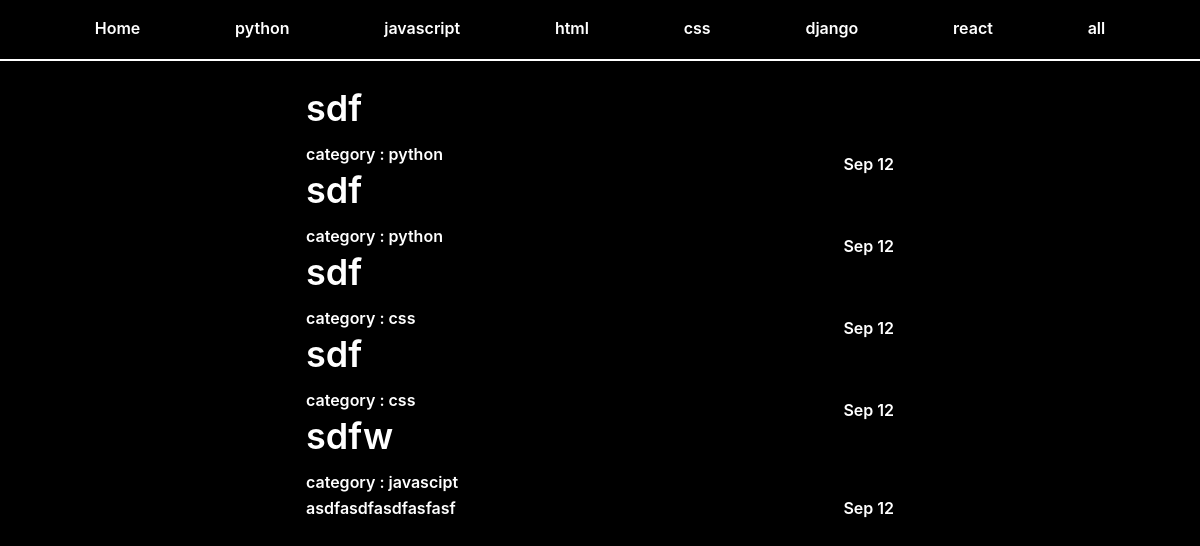
Before: /index/ with the older database file.
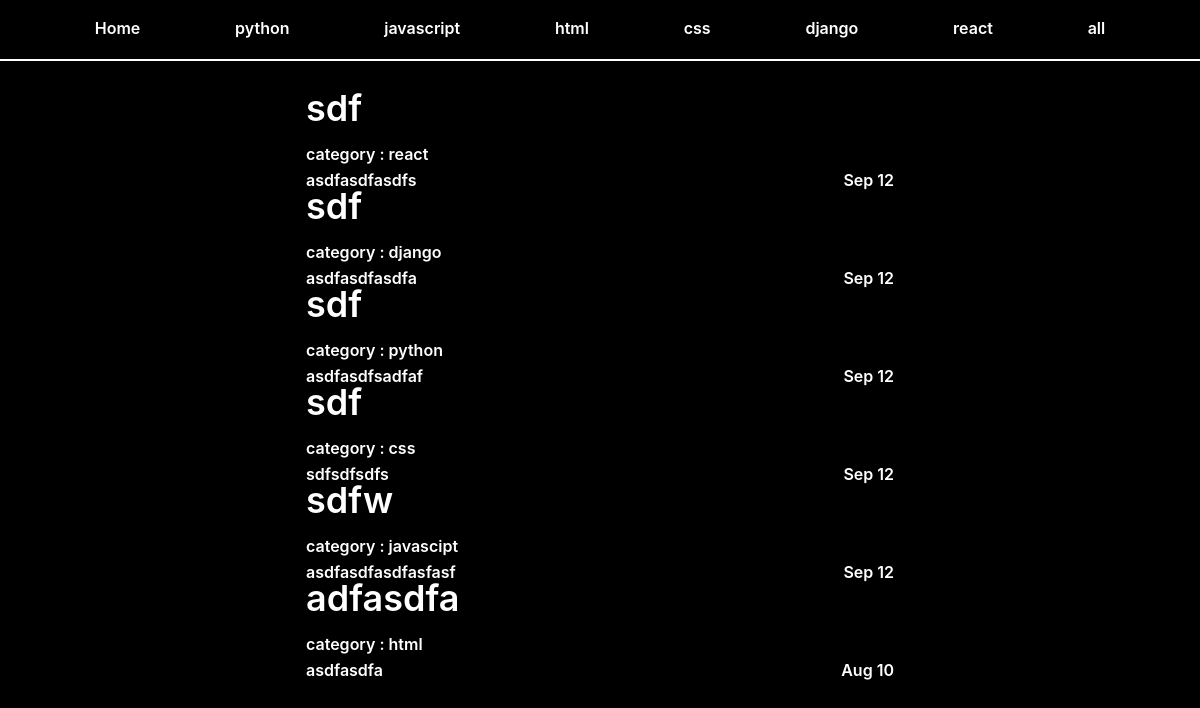
After: the same page with the newer database file.
### web/models.py (models this page shows, shortened)
class Post(models.Model):
    title = models.CharField(max_length=100)
    content = summer_fields.SummernoteTextField(default='')
    type = models.CharField(max_length=80, choices=LANG_TYPE, null=True)
    description = models.CharField(max_length=200, default='')
    dt_created = models.DateField()

### web/views.py (the view)
# urls.py: path('index/', views.index, name='index'),
def index(request):
    object_list = Post.objects.all()
    context = {
        'object_list': object_list
    }
    return render(request, 'web/index.html', context)

### web/templates/web/index.html
{% extends './base.html' %}
{% load static %}
{% block content %}
  <div class="content">
    <ul>
      {% for obj in object_list %}
        <li>
          <a href={% url 'post-detail' obj.id %}>
            <h2 class='content__title'>{{obj.title}}</h2>
            <div class='content-title__box'>
              <div class="description">
                <span class='content__category'>category :
                  {{obj.type}}
                </span>
                <div class='content__description'>
                  <p>{{obj.description}}</p>
                </div>
              </div>
              <div class="content__date">
                <span>{{obj.dt_created|date:"M"}}
                  {{obj.dt_created|date:"d"}}</span>
              </div>
            </div>
          </a>
        </li>
      {% endfor %}
    </ul>
  </div>
{% endblock content %}

Changed rows visible on the page:
changed Post: type "python" → "react"; description (not shown) → "asdfasdfasdfs"
changed Post: type "python" → "django"; description (not shown) → "asdfasdfasdfa"
changed Post: type "css" → "python"; description (not shown) → "asdfasdfsadfaf"
changed Post "css": description (not shown) → "sdfsdfsdfs"
added Post: title "adfasdfa", type "html", description "asdfasdfa", dt_created "Aug", dt_created "10"
